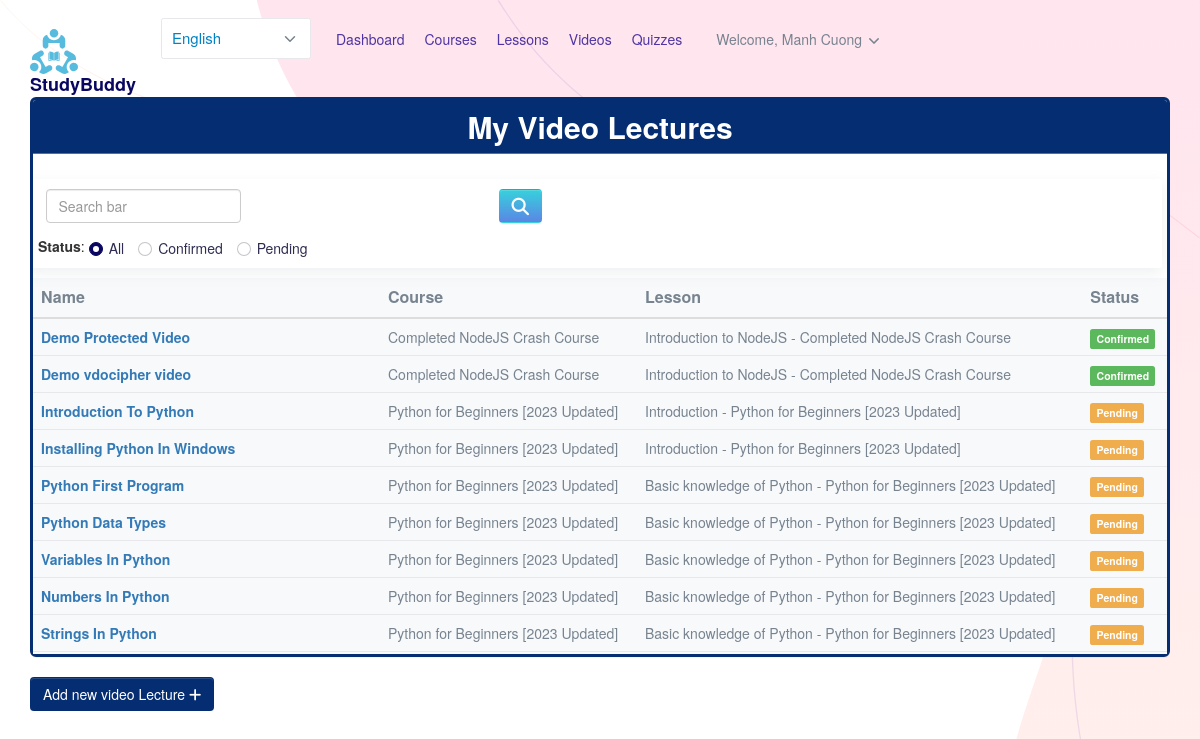
The page /instructor-video (signed in) on the database its author committed.
### app/models.py (models this page shows, shortened)
class Video(models.Model):
    serial_number = models.IntegerField(null=True)
    thumbnail = models.ImageField(upload_to="Media/Yt_Thumbnail",null=True)
    course = models.ForeignKey(Course,on_delete=models.CASCADE)
    lessson = models.ForeignKey(Lesson,on_delete=models.CASCADE)
    title = models.CharField(max_length=100)
    slug = models.SlugField(default='', max_length=500, null=True, blank=True)
    description = models.TextField(null=True)
    youtube_id = models.CharField(max_length=200, null=True, blank=True)
    video_file = models.FileField(upload_to='ProtectedVideoLectures', null=True, blank=True)
    time_duration = models.IntegerField(null=True)
    preview = models.BooleanField(default=False)
    status = models.BooleanField(default=False)
    def get_absolute_url(self):
        from django.urls import reverse
        return reverse("video_lecture_details", kwargs={'slug': self.youtube_id})

class Course(models.Model):
    STATUS = (
        ('PUBLISH','PUBLISH'),
        ('DRAFT', 'DRAFT'),
    )
    COURSE_TYPE = (
        ('FREE', 'FREE'),
        ('PAID', 'PAID'),
    )
    featured_image = models.FileField(upload_to="Media/featured_img",null=True)
    featured_video = models.CharField(max_length=300,null=True)
    title = models.CharField(max_length=500)
    course_type = models.CharField(choices=COURSE_TYPE,max_length=4, default='FREE')
    created_at = models.DateField(auto_now_add=True)
    user = models.ForeignKey(User,on_delete=models.CASCADE, null=True)
    category = models.ForeignKey(Categories,on_delete=models.CASCADE)
    level = models.ForeignKey(Level, on_delete=models.CASCADE,null=True)
    description = models.TextField()
    price = models.IntegerField(null=True,default=0)
    discount = models.IntegerField(null=True)
    language = models.ForeignKey(Language,on_delete=models.CASCADE,null=True)
    deadline = models.CharField(max_length=100,null=True)
    slug = models.SlugField(default='', max_length=500, null=True, blank=True)
    status = models.CharField(choices=STATUS,max_length=100,null=True)
    has_certificate = models.BooleanField(default=True)
    def __str__(self):
        return self.title

class Lesson(models.Model):
    course = models.ForeignKey(Course, on_delete=models.CASCADE)
    name = models.CharField(max_length=200)
    status = models.BooleanField(default=False)
    def __str__(self):
        return self.name + " -  " + self.course.title

### app/views.py (the view)
# urls.py: *candy.path('instructor-video', app_views.INSTRUCTOR_VIDEO, name='instructor-video'),
@login_required
def INSTRUCTOR_VIDEO(request):
    courses = Course.objects.all().filter(user=request.user)
    videos = []
    for course in courses:
        video = Video.objects.all().filter(course=course)
        videos.append(video)
    context = {
        'videos': videos
    }
    return candy.render(request, 'app/instructor/video.html', context=context)

### app/candy.py (called while the page is built)
def detectLanguage(request):
    languageDetected = supported_languages[0]
    pagePath = request.path
    if pagePath[-1] == '/': pagePath=pagePath[:-1]
    pagePath = pagePath.split('?')[0]
    pagePath = pagePath.split('#')[0]
    lastPath = pagePath.split('/')[-1]
    if lastPath in supported_languages[1:]:
        languageDetected = lastPath
    return languageDetected

def langRef(path_ref):
    last=path_ref.split('/')[-1]
    if last in supported_languages:
        path_ref=path_ref[:-len(last)-1]
    result='<link rel="alternate" hreflang="en" href="'+addLinks(path_ref,'')+'" />\n'
    result+='<link rel="alternate" hreflang="vi" href="'+addLinks(path_ref,'vi')+'" />\n'
    result+='<link rel="alternate" hreflang="x-default" href="'+addLinks(path_ref,'')+'" />\n'
    return result

def translatedLinks(lang):
    names=[]
    for i in get_resolver().url_patterns:
        if hasattr(i, 'name'):
            if i.name:
                names.append(i.name)
    result = {}
    if lang == supported_languages[0]:
        for i in names:
            if i[-3:] not in ['_vi'] and names.count(i+'_vi'):
                result.update({i:i})
        return result
    for i in names:
        if names.count(i+'_'+lang):
            result.update({i:i+'_'+lang})
    return result

def languageMenu(request, lang):
    path = request.path
    remainder = request.get_full_path()[len(path):]
    selected = [' ', ' ']
    selected[supported_languages.index(lang)]=' selected '
    if supported_languages.index(lang):
        path=path[:-3]
    result = '<select id="languageMenu" class="form-select form-select-sm" aria-label=".form-select-sm example" style="width:150px; " onchange="window.location = this.value;">'
    if path == '/': path = ''
    if path =='':
        result += '<option'+selected[0]+'value="/'+remainder+'">English</option>'
    else:
        result += '<option'+selected[0]+'value="' + path + remainder +'">English</option>'
    result += '<option'+selected[1]+'value="' + path +'/vi'+remainder+'">Tiếng Việt</option>'
    result += '</select>'
    return result

def addLinks(*args):
    result=''
    for i in args:
        if result and result[-1]=='/':result=result[:-1]
        if i and i[-1]=='/':i=i[:-1]
        if i and i[0]=='/':i=i[1:]
        if result and i: result+='/'
        result+=i
    return result

### app/templates/app/instructor/video.html (shortened to what this page needs)
{% extends 'app/instructor_base.html' %}
{% block content %}
<body>
  <head>
      <link href="//netdna.bootstrapcdn.com/bootstrap/3.0.0/css/bootstrap.min.css" rel="stylesheet" id="bootstrap-css">
    </head>
    <div class="container col-sm">
      <div class="panel panel-primary" style="border-width: 3px; border-radius: 6px; border-color: #052d71;">
        <div class="panel-heading"  style="background: linear-gradient( #052d71  , #052d71 );">
          <h6 class="panel-title" style="text-align: center ;font-weight: bold; font-size: 30px; color: #ffffff;">My Video Lectures</h6>
        </div>
        <div class="scroll" style="background-color: #ffffff; width: 100%; height: 500px; overflow-x: hidden; overflow-y: auto;">
          <div class="card card-body p-4 mt-7 shadow-dark" style="float: right; margin: 10px 5px;">
            <form class="w-100 form-inline" method="get" action="{% url 'instructor_search_video_lecture'%}">
              <div class="form-group mx-sm-3 mb-2"  style="width: 40%; float: left;">
                <input type="text" class="form-control" id="search" placeholder="Search bar" name="query">
              </div>
              <button type="submit" class="btn btn-primary mb-2" style="background: linear-gradient( #36d1dc   , #5b86e5 );"></button>
              <br>
              <div class="filter-data">
                <span><b>Status</b>:</span>
                <label class="radio-inline">
                  <input class="form-check-input" type="radio" name="status" id="status" value="All" checked>All
                </label>
                <label class="radio-inline">
                  <input  class="form-check-input" type="radio" name="status" id="status" value="Confirmed">Confirmed
                </label>
                <label class="radio-inline">
                  <input class="form-check-input" type="radio" name="status" id="status" value="Pending" >Pending
                </label>
              </div>
            </form>
        </div>
        <table class="table table-hover" id="dev-table">
          <thead>
            <tr style="font-weight: bold; font-size: 16px;">
              <th>Name</th>
              <th>Course</th>
              <th>Lesson</th>
              <th>Status</th>
            </tr>
          </thead>
            {% for a in videos %}
            {% for b in a %}
              <tr>
                  <td><a href="{{b.get_absolute_url}}"><b>{{b.title}}</b></a></td>
                  <td>{{b.course}}</td>
                  <td>{{b.lessson}}</td>
                {%if b.status == True%}
                <td><span class="label label-success">Confirmed</span></td>
                {% else %}
                <td><span class="label label-warning">Pending</span></td>
                {% endif %}
                </tr>
            {% endfor %}
          {% endfor %}
          </div>
      </div>
    </div>
    <a href="{% url 'create_video_form' %}" class="btn btn-primary" style="background-color: #052d71;">Add new video Lecture <i class="fa-solid fa-plus"></i></a>
  </body>
{% endblock %}

### app/templates/app/components/instructor_site_header.html (shortened to what this page needs)
{% load static %}
<header class="navbar navbar-expand-xl navbar-light" >
        <div class="container">
            <a class="navbar-brand" href="{% url 'home' %}">
                <img src="{% static 'assets/img/logo.svg' %}" class="navbar-brand-img" alt="...">
                StudyBuddy
            </a>
            {{languageMenu|safe}}
            <div class="collapse navbar-collapse z-index-lg" id="navbarCollapse">
                <ul class="navbar-nav ms-auto">
                    <li class="nav-item dropdown dropdown-full-width ">
                        <a href="{% url 'instructor-dashboard' %}" class="nav-link px-xl-4 text-gigas"><span>Dashboard</span></a>
                    </li>
                    <li class="nav-item dropdown dropdown-full-width">
                        <a href="{% url 'instructor-course' %}" class="nav-link px-xl-4 text-gigas"><span>Courses</span></a>
                    </li>
                    <li class="nav-item dropdown dropdown-full-width">
                        <a href="{% url 'instructor-lesson' %}" class="nav-link px-xl-4 text-gigas"><span>Lessons</span></a>
                    </li>
                    <li class="nav-item dropdown dropdown-full-width">
                        <a href="{% url 'instructor-video' %}" class="nav-link px-xl-4 text-gigas"><span>Videos</span></a>
                    </li>
                    <li class="nav-item dropdown dropdown-full-width">
                        <a href="{% url 'instructor-quiz' %}" class="nav-link px-xl-4 text-gigas"><span>Quizzes</span></a>
                    </li>
                    <li class="nav-item dropdown border-0 px-1 px-md-3">
                        <a class="nav-link dropdown-toggle" id="user" data-bs-toggle="dropdown" href="#" aria-haspopup="true" aria-expanded="false">
                           <span>{{header_welcome}}</span>, {{user.username}}
                       </a>
                   </li>
                </ul>
            </div>
        </div>
</header>

### static/assets/css/trans.css (style rules this page uses)
#languageMenu { font-size: 15px; background-color: rgb(255, 255, 255); color: rgb(0, 131, 197); }

### app/templates/app/instructor/video.html (style rules this page uses)
div.scroll { background-color: #ffffff; width: 100%; height: 500px; overflow-x: hidden; overflow-y: auto; }
.filter-data { margin-top: 8px; }

### rows shown on the page
Video: title "Demo Protected Video", course "Completed NodeJS Crash Course", lessson "Introduction to NodeJS - Completed NodeJS Crash Course", status "Confirmed"
Video: title "Demo vdocipher video", course "Completed NodeJS Crash Course", lessson "Introduction to NodeJS - Completed NodeJS Crash Course", status "Confirmed"
Video: title "Introduction To Python", course "Python for Beginners [2023 Updated]", lessson "Introduction - Python for Beginners [2023 Updated]", status "Pending"
Video: title "Installing Python In Windows", course "Python for Beginners [2023 Updated]", lessson "Introduction - Python for Beginners [2023 Updated]", status "Pending"
Video: title "Python First Program", course "Python for Beginners [2023 Updated]", lessson "Basic knowledge of Python - Python for Beginners [2023 Updated]", status "Pending"
Video: title "Python Data Types", course "Python for Beginners [2023 Updated]", lessson "Basic knowledge of Python - Python for Beginners [2023 Updated]", status "Pending"
Video: title "Variables In Python", course "Python for Beginners [2023 Updated]", lessson "Basic knowledge of Python - Python for Beginners [2023 Updated]", status "Pending"
Video: title "Numbers In Python", course "Python for Beginners [2023 Updated]", lessson "Basic knowledge of Python - Python for Beginners [2023 Updated]", status "Pending"
Video: title "Strings In Python", course "Python for Beginners [2023 Updated]", lessson "Basic knowledge of Python - Python for Beginners [2023 Updated]", status "Pending"

### other values the page prints
{{ header_welcome }} "Welcome"
{{ user.username }} "Manh Cuong"
